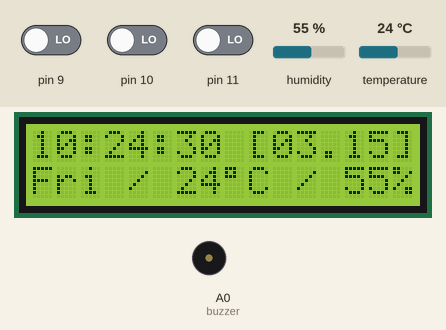
Bench run of a sketch on a simulated Arduino Mega 2560, built with avr-gcc and run on an emulated ATmega2560. On the bench: 16×2 character LCD, buzzer (waves = sounding, pin HIGH). Inputs (shaded band) come from the test bench; at power-on: pin 9 LOW, pin 10 LOW, pin 11 LOW, humidity 55 %, temperature 24 °C. The local clock reads 2024-03-15 10:24:30 at power-on unless the sketch sets it.

Above: at 1.2 s.
1.3 s: pin 9 driven HIGH
At 2.5 s:
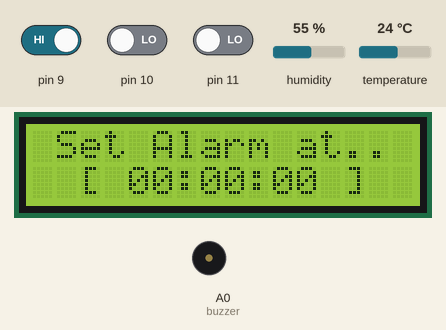
3.1 s: pin 10 driven HIGH
At 3.3 s:
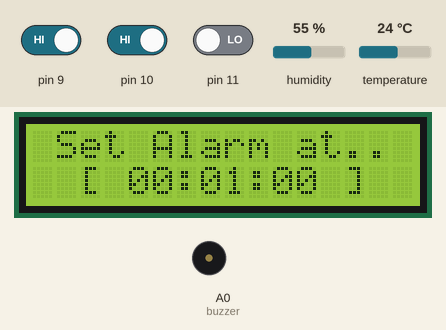
4.6 s: pin 11 driven HIGH
At 5.3 s:
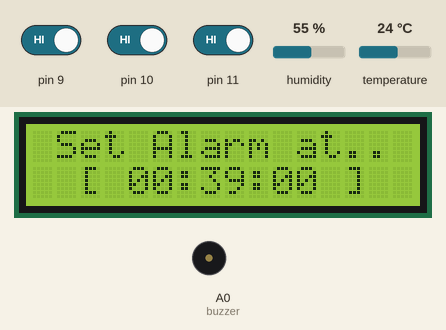
6.2 s: pin 10 driven LOW
At 6.7 s:
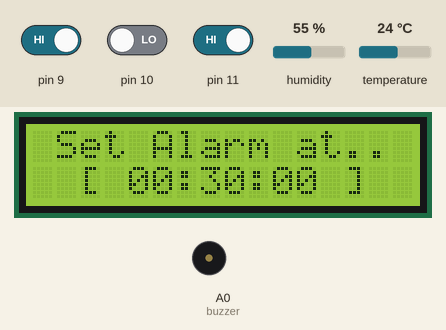
11.3 s: pin 11 driven LOW
At 12.3 s:
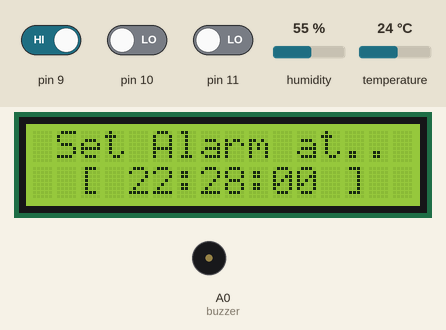
Timing chart, 0 to 14.0 s (numbered marks = the images above; inputs shaded):
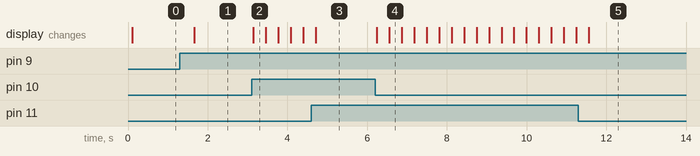

The sketch:

MSAC.ino
```cpp
#include <DFRobot_DHT11.h>
#include <DS1302.h>
#include <LiquidCrystal.h>

DS1302 rtc(4, 3, 2);  // RST, DAT, CLK
LiquidCrystal lcd(44, 45, 46, 47, 48, 49); // LCD
DFRobot_DHT11 DHT;    // DHT11

String time_cur;
int mode = 0;
bool button_cur = false;
bool button_pre = false;
bool alarm_state = false;

/* struct for the information when the alarm will be working */
struct {
  int hour, min, sec;
  String timestr;

  void increase() {
    // increase min by 1
    if (++min == 60) {
      min = 0;
      if (++hour == 24) hour = 0;
    }
  }

  void decrease() {
    // decrease min by 1
    if (--min == -1) {
      min = 59;
      if (--hour == -1) hour = 23;
    }
  }

  inline void set_string() {
    char buffer[10] = {0, };
    snprintf(buffer, 9, "%02d:%02d:%02d", hour, min, sec);
    timestr = String(buffer);
  }

} configInfo = {0, 0, 0, "00:00:00"};

namespace display {
  void current_time_th() {
    // display current date, time, temp and humidity; used when mode is 0
    DHT.read(7);

    lcd.clear();
    lcd.setCursor(0, 0);
    String dt = rtc.getDateStr();
    time_cur = String(rtc.getTimeStr()) + " [" + dt[3]+dt[4] + "." + dt[0]+dt[1] + "]";
    lcd.print(time_cur);

    lcd.setCursor(0, 1);
    String dow = rtc.getDOWStr();
    lcd.print(String(dow[0]) + dow[1] + dow[2]);
    lcd.print(" / ");
    lcd.print(DHT.temperature);
    lcd.print((char)223);
    lcd.print("C");
    lcd.print(" / ");
    lcd.print(DHT.humidity);
    lcd.print("%");

    delay(760);
  }

  void config_time() {
    // display configurated time; used when mode is 1
    lcd.clear();
    lcd.setCursor(1, 0);
    lcd.print("Set Alarm at..");
    lcd.setCursor(2, 1);
    lcd.print("[ ");
    configInfo.set_string();
    lcd.print(configInfo.timestr);
    lcd.print(" ]");
    delay(1000/30);
  }
}

void check_alarm() {
  String current = rtc.getTimeStr();
  if(current == configInfo.timestr)
    alarm_state = !alarm_state;
  if(alarm_state){
    tone(A0, 261, 800);
    if(digitalRead(6))
      alarm_state = !alarm_state;
  }
}

void setup() {
  rtc.halt(false);
  rtc.writeProtect(false);
  // rtc.setDOW(MONDAY); //요일설정
  // rtc.setTime(13, 34, 00); // 24시간형식(시간,분,초)
  // rtc.setDate(26, 12, 2022); // (날짜,달,년도)

  lcd.begin(16, 2); // LCD 초기화

  for (int i = 9; i < 12; i++) pinMode(i, INPUT);  // each pin represents for mode switching, increasing time, decreasing time
  pinMode(6, INPUT);    // PIR sensor
  pinMode(7, INPUT);    // DHT sensor
  pinMode(A0, OUTPUT);  // buzzer
}

void loop() {
  button_cur = digitalRead(9);
  if (button_cur && !button_pre) mode = !mode;   // switching mode


  if (mode) {
    display::config_time();

    if (digitalRead(10)) configInfo.increase();     // increase time
    if (digitalRead(11)) configInfo.decrease();     // decrease time
  }
  else {
    display::current_time_th();

    check_alarm();
  }

  button_pre = button_cur;
}
```

Measured:
- after the input at 1.3 s, the display: changes after 0.37 s (image 1)
- after the input at 3.1 s, the display: changes after 0.05 s (image 2)
- after the input at 6.2 s, the display: first changes at once (image 4 shows a later state)
